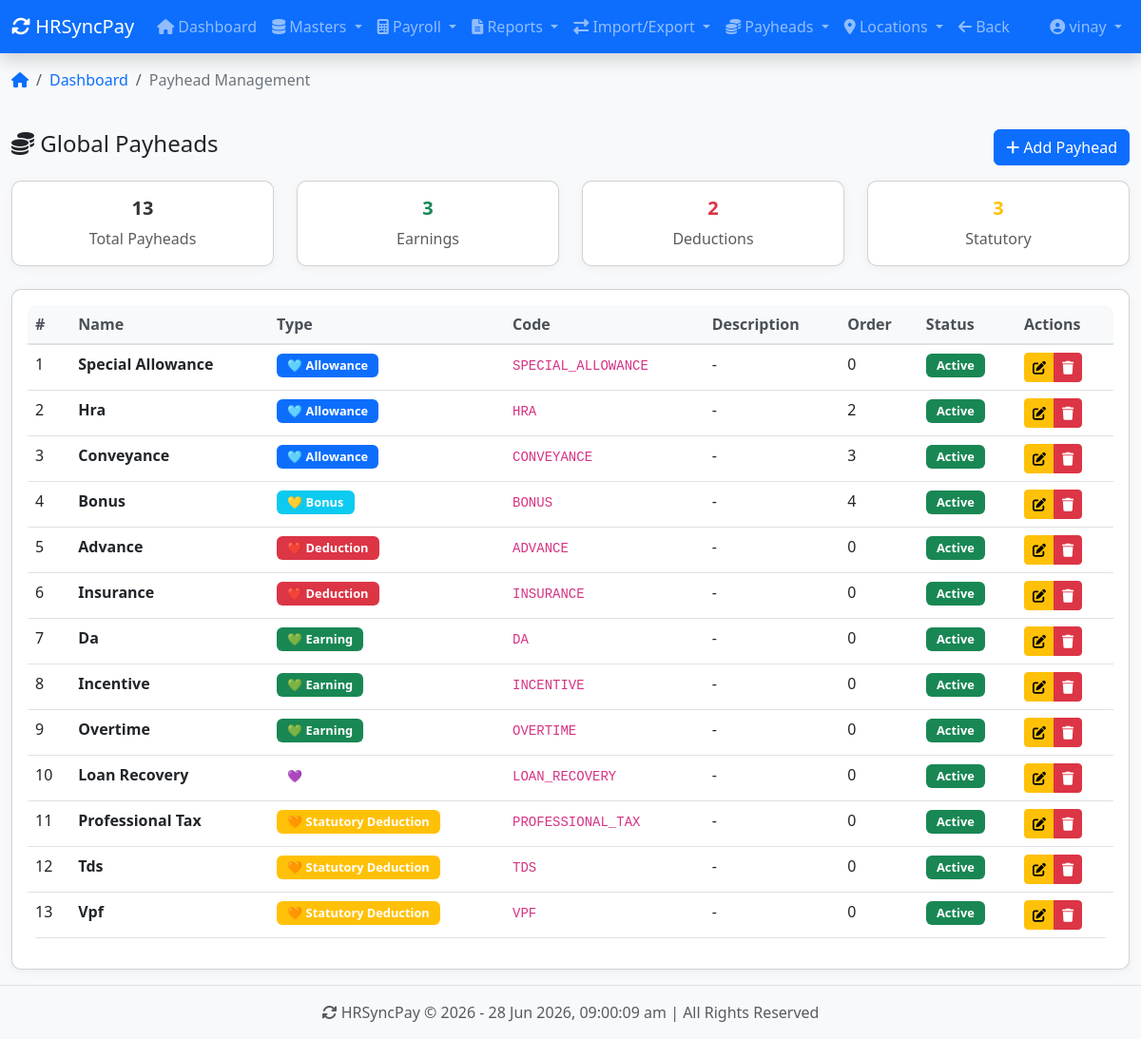
Screenshot of /payheads/ (signed in) with the database file from the repository.
### apps/accounts/models.py (models this page shows, shortened)
class User(AbstractUser):
    ROLE_CHOICES = [
        ('ADMIN', 'Admin'),
        ('DATA_ENTRY', 'Data Entry'),
        ('VIEWER', 'Viewer'),
    ]
    role = models.CharField(max_length=20, choices=ROLE_CHOICES, default='VIEWER')
    phone = models.CharField(max_length=15, blank=True)
    employee_code = models.CharField(max_length=20, unique=True, blank=True, null=True)
    profile_picture = models.ImageField(upload_to='profile_pictures/', null=True, blank=True)
    class Meta:
        db_table = 'accounts_user'

### apps/payheads/models.py (models this page shows, shortened)
class Payhead(models.Model):
    PAYHEAD_TYPES = [
        ('EARNING', '💚 Earning'),
        ('DEDUCTION', '❤️ Deduction'),
        ('STATUTORY_DEDUCTION', '🧡 Statutory Deduction'),
        ('REIMBURSEMENT', '💙 Reimbursement'),
        ('LOAN', '💜 Loan'),
        ('BONUS', '💛 Bonus'),
        ('ALLOWANCE', '🩵 Allowance'),
    ]
    name = models.CharField(max_length=100, unique=True)
    type = models.CharField(max_length=20, choices=PAYHEAD_TYPES, default='EARNING')
    code = models.CharField(max_length=20, blank=True)
    description = models.TextField(blank=True)
    is_active = models.BooleanField(default=True)
    display_order = models.IntegerField(default=0)
    created_at = models.DateTimeField(auto_now_add=True)
    updated_at = models.DateTimeField(auto_now=True)
    class Meta:
        ordering = ['type', 'display_order', 'name']
        verbose_name = 'Payhead'
        verbose_name_plural = 'Payheads'

### apps/core/decorators.py (the view)
    @login_required
    def wrapper(request, *args, **kwargs):
        if request.user.is_superuser or request.user.role in ['ADMIN', 'DATA_ENTRY']:
            return view_func(request, *args, **kwargs)
        messages.error(request,
                       f'You do not have permission to access this page. Your role: {request.user.role}. Required: ADMIN or DATA_ENTRY')
        return redirect('core:dashboard')

### templates/payheads/payhead_list.html (shortened to what this page needs)
{% extends 'base.html' %}
{% load static %}
{% block breadcrumb %}
    <li class="breadcrumb-item"><a href="{% url 'core:dashboard' %}">Dashboard</a></li>
    <li class="breadcrumb-item active">Payhead Management</li>
{% endblock %}
{% block content %}
<div class="row">
    <div class="col-md-12">
        <div class="d-flex justify-content-between align-items-center mb-3">
            <h4><i class="fas fa-coins"></i> Global Payheads</h4>
            <div>
                <a href="{% url 'payheads:payhead_create' %}" class="btn btn-primary">
                    <i class="fas fa-plus"></i> Add Payhead
                </a>
            </div>
        </div>
        <div class="row mb-4">
            <div class="col-md-3">
                <div class="card text-center"><div class="card-body">
                    <h5 class="card-title">{{ payheads|length }}</h5>
                    <p class="card-text text-muted">Total Payheads</p>
                </div></div>
            </div>
            <div class="col-md-3">
                <div class="card text-center"><div class="card-body">
                    <h5 class="card-title text-success">{{ earnings|length }}</h5>
                    <p class="card-text text-muted">Earnings</p>
                </div></div>
            </div>
            <div class="col-md-3">
                <div class="card text-center"><div class="card-body">
                    <h5 class="card-title text-danger">{{ deductions|length }}</h5>
                    <p class="card-text text-muted">Deductions</p>
                </div></div>
            </div>
            <div class="col-md-3">
                <div class="card text-center"><div class="card-body">
                    <h5 class="card-title text-warning">{{ statutory|length }}</h5>
                    <p class="card-text text-muted">Statutory</p>
                </div></div>
            </div>
        </div>
        <div class="card">
            <div class="card-body">
                <div class="table-responsive">
                    <table class="table table-hover">
                        <thead>
                            <tr>
                                <th>#</th><th>Name</th><th>Type</th>
                                <th>Code</th><th>Description</th>
                                <th>Order</th><th>Status</th><th>Actions</th>
                            </tr>
                        </thead>
                        <tbody>
                            {% for payhead in payheads %}
                            <tr>
                                <td>{{ forloop.counter }}</td>
                                <td><strong>{{ payhead.name }}</strong></td>
                                <td>
                                    <span class="badge
                                        {% if payhead.type == 'EARNING' %}bg-success
                                        {% elif payhead.type == 'DEDUCTION' %}bg-danger
                                        {% elif payhead.type == 'STATUTORY_DEDUCTION' %}bg-warning
                                        {% elif payhead.type == 'LOAN' %}bg-purple
                                        {% elif payhead.type == 'BONUS' %}bg-info
                                        {% elif payhead.type == 'ALLOWANCE' %}bg-primary
                                        {% else %}bg-secondary{% endif %}">
                                        {{ payhead.get_type_display }}
                                    </span>
                                </td>
                                <td><code>{{ payhead.code|default:"-" }}</code></td>
                                <td>{{ payhead.description|truncatechars:30|default:"-" }}</td>
                                <td>{{ payhead.display_order|default:"0" }}</td>
                                <td>
                                    {% if payhead.is_active %}
                                        <span class="badge bg-success">Active</span>
                                    {% else %}
                                        <span class="badge bg-danger">Inactive</span>
                                    {% endif %}
                                </td>
                                <td>
                                    <div class="btn-group">
                                        <a href="{% url 'payheads:payhead_edit' payhead.id %}"
                                           class="btn btn-sm btn-warning" title="Edit">
                                            <i class="fas fa-edit"></i>
                                        </a>
                                        <a href="{% url 'payheads:payhead_delete' payhead.id %}"
                                           class="btn btn-sm btn-danger" title="Delete">
                                            <i class="fas fa-trash"></i>
                                        </a>
                                    </div>
                                </td>
                            </tr>
                            {% endfor %}
                        </tbody>
                    </table>
                </div>
            </div>
        </div>
    </div>
</div>
{% endblock %}

### templates/base.html (shortened to what this page needs)
<!DOCTYPE html>
<html lang="en">
<head>
    <link href="https://cdn.jsdelivr.net/npm/bootstrap@5.3.0/dist/css/bootstrap.min.css" rel="stylesheet">
    <link href="https://cdnjs.cloudflare.com/ajax/libs/font-awesome/6.4.0/css/all.min.css" rel="stylesheet">
    {% load static %}
    <link href="{% static 'css/custom.css' %}" rel="stylesheet">
</head>
<body>
    <nav class="navbar navbar-expand-lg navbar-dark bg-primary shadow">
        <div class="container-fluid">
            <a class="navbar-brand" href="{% url 'core:dashboard' %}">
                <i class="fas fa-sync-alt fa-spin"></i> HRSyncPay
            </a>
            <div class="collapse navbar-collapse" id="navbarNav">
                <ul class="navbar-nav me-auto">
                    <li class="nav-item">
                        <a class="nav-link" href="{% url 'core:dashboard' %}">
                            <i class="fas fa-home"></i> Dashboard
                        </a>
                    </li>
                    <li class="nav-item dropdown">
                        <a class="nav-link dropdown-toggle" href="#" id="mastersDropdown" role="button" data-bs-toggle="dropdown">
                            <i class="fas fa-database"></i> Masters
                        </a>
                    </li>
                    <li class="nav-item dropdown">
                        <a class="nav-link dropdown-toggle" href="#" id="payrollDropdown" role="button" data-bs-toggle="dropdown">
                            <i class="fas fa-calculator"></i> Payroll
                        </a>
                    </li>
                    <li class="nav-item dropdown">
                        <a class="nav-link dropdown-toggle" href="#" id="reportsDropdown" role="button" data-bs-toggle="dropdown">
                            <i class="fas fa-file-alt"></i> Reports
                        </a>
                    </li>
                    <li class="nav-item dropdown">
                        <a class="nav-link dropdown-toggle" href="#" id="importExportDropdown" role="button" data-bs-toggle="dropdown">
                            <i class="fas fa-exchange-alt"></i> Import/Export
                        </a>
                    </li>
                    <li class="nav-item dropdown">
                        <a class="nav-link dropdown-toggle" href="#" id="payheadsDropdown" role="button" data-bs-toggle="dropdown">
                            <i class="fas fa-coins"></i> Payheads
                        </a>
                    </li>
                    <li class="nav-item dropdown">
                        <a class="nav-link dropdown-toggle" href="#" id="locationsDropdown" role="button" data-bs-toggle="dropdown">
                            <i class="fas fa-map-marker-alt"></i> Locations
                        </a>
                    </li>
                    <li class="nav-item">
                        <a class="nav-link" href="javascript:history.back()">
                            <i class="fas fa-arrow-left"></i> Back
                        </a>
                    </li>
                </ul>
                <ul class="navbar-nav">
                    <li class="nav-item dropdown">
                        <a class="nav-link dropdown-toggle" href="#" id="userDropdown" role="button" data-bs-toggle="dropdown">
                            <i class="fas fa-user-circle"></i>
                            {{ user.get_full_name|default:user.username }}
                        </a>
                    </li>
                </ul>
            </div>
        </div>
    </nav>
    <div class="container-fluid mt-2">
        <nav aria-label="breadcrumb">
            <ol class="breadcrumb">
                <li class="breadcrumb-item">
                    <a href="{% url 'core:dashboard' %}"><i class="fas fa-home"></i></a>
                </li>
                {% block breadcrumb %}{% endblock %}
            </ol>
        </nav>
    </div>
    <div class="container-fluid">
        <div class="row">
            {% if show_sidebar|default:False %}
                <div class="col-md-3 col-lg-2 d-md-block bg-light sidebar">
                    <div class="position-sticky pt-3">
                        <ul class="nav flex-column">
                            <li class="nav-header">Navigation</li>
                            <li class="nav-item">
                                <a class="nav-link" href="{% url 'core:dashboard' %}">
                                    <i class="fas fa-home"></i> Dashboard
                                </a>
                            </li>
                            <li class="nav-item">
                                <a class="nav-link" href="{% url 'employees:employee_list' %}">
                                    <i class="fas fa-users"></i> Employees
                                </a>
                            </li>
                            <li class="nav-item">
                                <a class="nav-link" href="{% url 'clients:client_list' %}">
                                    <i class="fas fa-building"></i> Clients
                                </a>
                            </li>
                            <li class="nav-item">
                                <a class="nav-link" href="{% url 'company:company_list' %}">
                                    <i class="fas fa-building"></i> Companies
                                </a>
                            </li>
                            <li class="nav-item">
                                <a class="nav-link" href="{% url 'locations:location_list' %}">
                                    <i class="fas fa-map-marker-alt"></i> Locations
                                </a>
                            </li>
                            <li class="nav-item">
                                <a class="nav-link" href="{% url 'payheads:payhead_list' %}">
                                    <i class="fas fa-list"></i> Payheads
                                </a>
                            </li>
                            {% block sidebar %}{% endblock %}
                        </ul>
                    </div>
                </div>
                <div class="col-md-9 col-lg-10">
                    {% if messages %}
                        {% for message in messages %}
                            <div class="alert alert-{{ message.tags }} alert-dismissible fade show" role="alert">
                                <i class="fas fa-{% if message.tags == 'success' %}check-circle{% elif message.tags == 'error' %}exclamation-circle{% elif message.tags == 'warning' %}exclamation-triangle{% else %}info-circle{% endif %}"></i>
                                {{ message }}
                                <button type="button" class="btn-close" data-bs-dismiss="alert"></button>
                            </div>
                        {% endfor %}
                    {% endif %}
                    <main class="py-3">
                        {% block sidebar_content %}
                        {% endblock sidebar_content %}
                    </main>
                </div>
            {% else %}
                <div class="col-12">
                    <main class="py-3">
                        {% block content %}
                        {% endblock content %}
                    </main>
                </div>
            {% endif %}
        </div>
    </div>
    <footer class="footer mt-auto py-3 bg-light border-top">
        <div class="container-fluid text-center">
            <span class="text-muted">
                <i class="fas fa-sync-alt"></i> HRSyncPay &copy; {% now "Y" %} -
                <span id="current-time"></span> | All Rights Reserved
            </span>
        </div>
    </footer>
</body>
</html>

### static/css/custom.css (style rules this page uses)
body { min-height: 100vh; display: flex; flex-direction: column; background-color: #f8f9fa; }
main { flex: 1; }
.card { border-radius: 10px; box-shadow: 0 2px 10px rgba(0,0,0,0.05); transition: all 0.3s ease; }
.card-title { font-weight: 600; color: #333; }
.table { background-color: #fff; border-radius: 10px; overflow: hidden; }
.table thead th { background-color: #f8f9fa; border-bottom: 2px solid #dee2e6; font-weight: 600; color: #495057; }
.badge { font-size: 0.8rem; padding: 0.4rem 0.7rem; }
.breadcrumb { background-color: transparent; padding: 0.5rem 0; }
.breadcrumb-item a { color: #0d6efd; text-decoration: none; }
.breadcrumb-item.active { color: #6c757d; }

### rows the page displays
User: get_full_name "vinay"
Payhead: name "Special Allowance", type "🩵 Allowance", code "SPECIAL_ALLOWANCE", description "-", display_order "0", is_active "Active"
Payhead: name "Hra", type "🩵 Allowance", code "HRA", description "-", display_order "2", is_active "Active"
Payhead: name "Conveyance", type "🩵 Allowance", code "CONVEYANCE", description "-", display_order "3", is_active "Active"
Payhead: name "Bonus", type "💛 Bonus", code "BONUS", description "-", display_order "4", is_active "Active"
Payhead: name "Advance", type "❤️ Deduction", code "ADVANCE", description "-", display_order "0", is_active "Active"
Payhead: name "Insurance", type "❤️ Deduction", code "INSURANCE", description "-", display_order "0", is_active "Active"
Payhead: name "Da", type "💚 Earning", code "DA", description "-", display_order "0", is_active "Active"
Payhead: name "Incentive", type "💚 Earning", code "INCENTIVE", description "-", display_order "0", is_active "Active"
Payhead: name "Overtime", type "💚 Earning", code "OVERTIME", description "-", display_order "0", is_active "Active"
Payhead: name "Loan Recovery", type "💜 Loan", code "LOAN_RECOVERY", description "-", display_order "0", is_active "Active"
Payhead: name "Professional Tax", type "🧡 Statutory Deduction", code "PROFESSIONAL_TAX", description "-", display_order "0", is_active "Active"
Payhead: name "Tds", type "🧡 Statutory Deduction", code "TDS", description "-", display_order "0", is_active "Active"
Payhead: name "Vpf", type "🧡 Statutory Deduction", code "VPF", description "-", display_order "0", is_active "Active"

### other values shown
{{ payheads|length }} "13"
{{ earnings|length }} "3"
{{ deductions|length }} "2"
{{ statutory|length }} "3"
